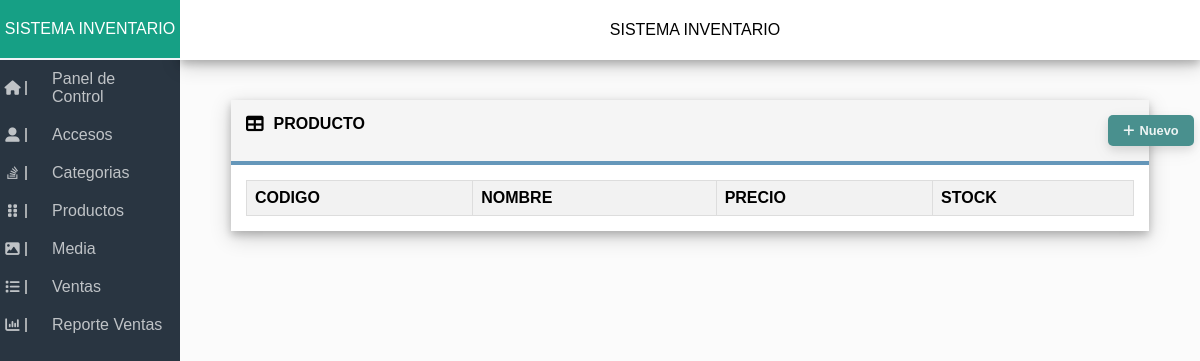
The page /index.php?m=index&url=Tabla&table=Producto on the database as committed earlier.
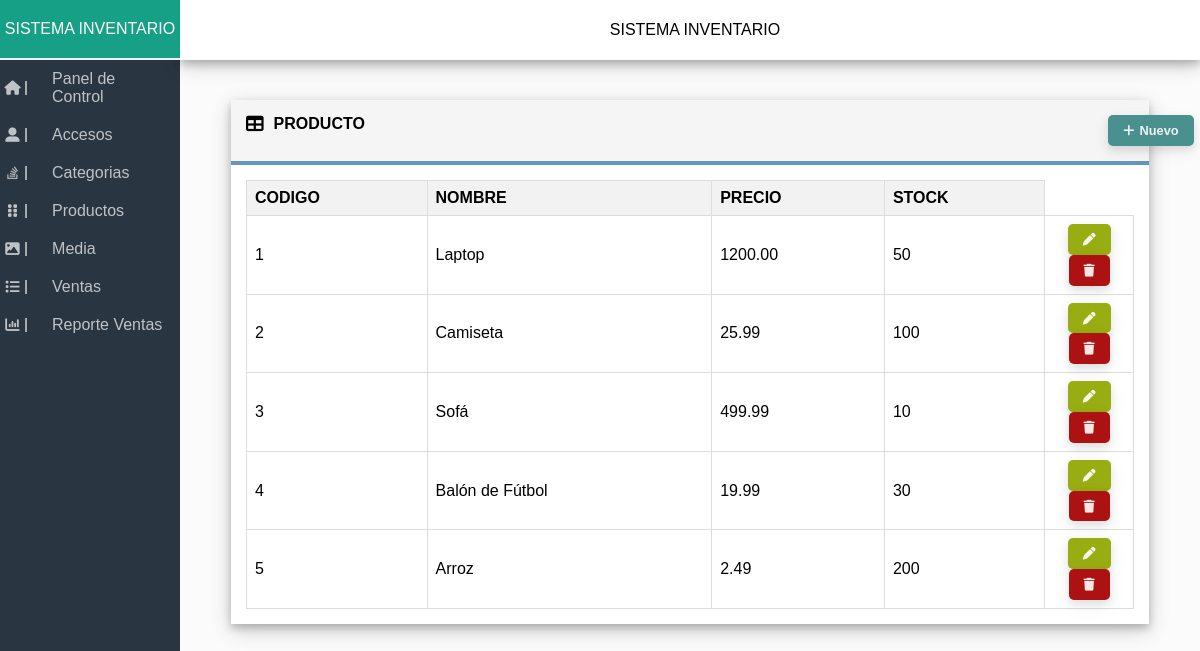
The same page on the database as committed later.
### tables this page shows
CREATE TABLE Producto(
	Codigo INT AUTO_INCREMENT PRIMARY KEY,
    Nombre VARCHAR(30) NOT NULL,
    Precio DECIMAL(8,2) NOT NULL,
    Stock INT NOT NULL,
    CodigoC INT,
    CodigoPr INT,
    FOREIGN KEY (CodigoC) REFERENCES Categoria(Codigo),
    FOREIGN KEY (CodigoPr) REFERENCES Proveedor(Codigo)
);

### controlador/index.php (called while the page is built, shortened)
<?php
    require_once("modelo/index.php");
    class Controller{
        static function index(){
            $url = $_REQUEST['url'];
            require_once("vista/$url.php");
        }
    }
?>

### modelo/index.php (called while the page is built, shortened)
<?php
    class Modelo{
        public $db;
        private $datos;
        public function __construct(){
            $this->db = new PDO('mysql:host=localhost;dbname=Inventario',"root","");
        }
        public function consulta($query, $Assoc){
            $resultado = $this->db->query($query);
            if ($resultado) {
                if ($Assoc) {
                    $this->datos = $resultado->fetchAll(PDO::FETCH_ASSOC);
                }
                else {
                    $this->datos = $resultado->fetchAll(PDO::FETCH_NUM);
                }
                return $this->datos;
            }else {
                echo "Error en la consulta";
                return;
            }
         }
    }
?>

### vista/Tabla.php (the view, shortened to what this page needs)
<?php 	$Model = new Modelo();
		$table = $_REQUEST['table'];
?>
<div class="Stats">
<div class="Table" style="width: 90%;">
    <div class="Table-Header">
        <i class="fa-solid fa-table"></i>
        <p><?php echo strtoupper($table)?></p>
		<a class="btn new" style="position: relative;left: 83.5%;" onclick="openModal()">
			<i class="fa-solid fa-plus fa-fade"></i>
			<p>Nuevo</p>
		</a>
    </div>
    <div class="Table-Contain">
        <table>
            <tr >
                <?php
                    $NTablas = $Model->consulta("DESCRIBE $table", 1);
                    foreach ($NTablas as $key):
                        $NCampo = $key['Field'];
                        if ($NCampo != "CodigoC" && $NCampo != "CodigoPr"):?>
                            <th class="TableHeader" style="font-weight: bold;"><?php echo strtoupper($NCampo)?></th>
                        <?php endif; ?>
                    <?php endforeach; ?>
            </tr>
            <tbody>
                <?php
                    $dato =  $Model->consulta("SELECT * FROM $table", 1);
                    foreach ($dato as $key => $fila):?>
                        <tr>
                            <?php foreach ($fila as $v => $value):
                                if ($v != "CodigoC" && $v != "CodigoPr"): ?>
                                    <td><?php echo $value?></td>
                                <?php endif; ?>
                            <?php endforeach; ?>
							<td style="width: 10%; text-align: center;">
                                <a class="btn edit" href="index.php?m=editar&id=<?php echo $fila['Codigo']?>&table=<?php echo $_REQUEST['table']?>">
									<i class="fa-solid fa-pen"></i>
								</a>
                                <a class="btn delete" href="index.php?m=eliminar&id=<?php echo $fila['Codigo']?>&table=<?php echo $_REQUEST['table']?>" onclick="return confirm('ESTA SEGURO'); false">
									<i class="fa-solid fa-trash"></i>
								</a>
                            </td>
                        </tr>
                    <?php endforeach; ?>
            </tbody>
        </table>
    </div>
</div>
</div>

### vista/layouts/header.php (shortened to what this page needs)
<!DOCTYPE html>
<html lang="es">
  <head>
    <link rel="stylesheet" href="./vista/css/stylesss.css" />
    <link
      rel="stylesheet"
      href="https://cdnjs.cloudflare.com/ajax/libs/font-awesome/6.4.2/css/all.min.css"
    />
  </head>
  <body>
    <header>
      <div class="Logo">
        <p>SISTEMA INVENTARIO</p>
      </div>
      <div class="Barra">
        <p>SISTEMA INVENTARIO</p>
      </div>
    </header>
    <aside>
      <nav class="SideBar">
        <ul>
          <li>
            <i class="fa-solid fa-house"></i>
            <a href="http://localhost/Proyecto/index.php?m=index&url=Panel">Panel de Control</a>
          </li>
          <li>
            <i class="fa-solid fa-user-large"></i>
            <a href="http://localhost/Proyecto/index.php?m=index&url=editar">Accesos</a>
          </li>
          <li>
            <i class="fa-brands fa-stack-overflow"></i>
            <a href="http://localhost/Proyecto/index.php?m=index&url=Categorias&table=Categoria">Categorias</a>
          </li>
          <li>
            <i class="fa-solid fa-grip-vertical"></i>
            <a href="http://localhost/Proyecto/index.php?m=index&url=Tabla&table=Producto">Productos</a>
          </li>
          <li>
            <i class="fa-solid fa-image"></i>
            <a href="http://localhost/Proyecto/index.php?m=index&url=Media">Media</a>
          </li>
          <li>
            <i class="fa-solid fa-list"></i>
            <a href="http://localhost/Proyecto/index.php?m=index&url=Ventas&table=Cliente">Ventas</a>
          </li>
          <li>
            <i class="fa-solid fa-chart-column"></i>
            <a href="http://localhost/Proyecto/index.php?m=index&url=Tabla&table=Venta">Reporte Ventas</a>
          </li>
        </ul>
      </nav>
    </aside>
    <main>

### index.php (shortened to what this page needs)
<?php
    require_once("vista/layouts/header.php");
?>
<?php
	require_once("controlador/index.php");
	if(isset($_GET['m'])):
    	if(method_exists("Controller",$_GET['m'])):
        	Controller::{$_GET['m']}();
    	endif;
	endif;
?>
<?php
    require_once("vista/layouts/footer.php");
?>

### vista/layouts/footer.php
       </main>
  </body>
</html>

### vista/css/stylesss.css (style rules this page uses)
* { font-family: Arial, sans-serif; margin: 0; padding: 0; box-sizing: border-box; }
body { background-color: #fbfbfb; }
header { height: 60px; color: #fff; display: flex; justify-content: space-evenly; align-items: center; }
.Logo { width: 15%; height: 100%; display: flex; align-items: center; justify-content: center; background-color: #16a085; border-bottom: 2px solid #f1f2f7; z-index: 0; }
.Barra { width: 85%; height: 100%; display: flex; align-items: center; justify-content: center; background-color: #fff; color: black; padding-left: 10px; box-shadow: 0px 4px 8px 0 rgba(0, 0, 0, 0.2), 0 6px 20px 0 rgba(0, 0, 0, 0.19); }
.SideBar { height: 100vh; width: 15%; background-color: #293541; color: #fff; float: left; }
.SideBar ul li { display: flex; align-items: center; list-style: none; opacity: 0.7; }
.SideBar ul li i { width: 20%; display: flex; align-items: center; justify-content: space-evenly; border-right: 2px solid #ddd; font-size: 0.9rem; margin-right: 15px; }
.SideBar ul li a { width: 100%; height: 100%; text-decoration: none; color: #fff; padding: 10px 10px; }
main { box-sizing: border-box; }
.Stats { width: 85%; margin: 30px 0; display: flex; justify-content: space-evenly; flex-wrap: wrap; text-align: center; }
.Table { width: auto; height: auto; margin: 10px; background-color: #ffffff; box-shadow: 0px 4px 8px 0 rgba(0, 0, 0, 0.2), 0 6px 20px 0 rgba(0, 0, 0, 0.19); }
.Table-Header { display: flex; padding: 15px; background-color: #f5f5f5; border-bottom: 4px solid #6597ba; font-weight: bolder; }
.fa-table { font-size: 1.1rem; margin-right: 10px; }
.Table-Contain { padding: 15px; display: flex; align-items: center; justify-content: center; }
table { width: 100%; border-collapse: collapse; }
th, td { border: 1px solid #ddd; padding: 8px; text-align: left; }
th { background-color: #f2f2f2; }
.btn { display: inline-flex; padding: 8px 15px; margin: 0 2px; font-size: 16px; text-align: center; justify-content: center; align-items: center; text-decoration: none; cursor: pointer; border-radius: 5px; transition: background-color 0.3s, color 0.3s; background-color: rgba(73, 144, 142, 255); box-shadow: 0px 4px 8px 0 rgba(0, 0, 0, 0.1), 0 6px 20px 0 rgba(0, 0, 0, 0.05); text-shadow: none; }
.btn i { padding-top: 2px; font-size: 0.8em; color: #fff; opacity: 0.9; }
.btn p { margin-left: 5px; font-size: 0.8em; color: #fff; opacity: 0.9; }
.delete { background-color: rgb(173, 18, 18); }
.edit { background-color: rgb(152, 173, 18); }

Rows that differ between the two databases and show on the page:
added producto: Codigo "1", Nombre "Laptop", Precio "1200.00", Stock "50"
added producto: Codigo "2", Nombre "Camiseta", Precio "25.99", Stock "100"
added producto: Codigo "3", Nombre "Sofá", Precio "499.99", Stock "10"
added producto: Codigo "4", Nombre "Balón de Fútbol", Precio "19.99", Stock "30"
added producto: Codigo "5", Nombre "Arroz", Precio "2.49", Stock "200"
